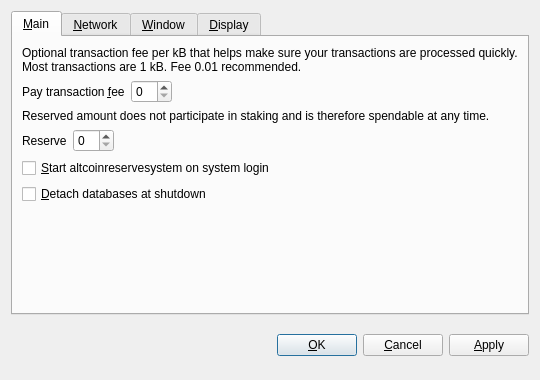
<?xml version="1.0" encoding="UTF-8"?>
<ui version="4.0">
 <class>OptionsDialog</class>
 <widget class="QDialog" name="OptionsDialog">
  <property name="geometry">
   <rect>
    <x>0</x>
    <y>0</y>
    <width>540</width>
    <height>380</height>
   </rect>
  </property>
  <property name="windowTitle">
   <string>Options</string>
  </property>
  <property name="modal">
   <bool>true</bool>
  </property>
  <layout class="QVBoxLayout" name="verticalLayout">
   <item>
    <widget class="QTabWidget" name="tabWidget">
     <property name="tabPosition">
      <enum>QTabWidget::North</enum>
     </property>
     <property name="currentIndex">
      <number>0</number>
     </property>
     <widget class="QWidget" name="tabMain">
      <attribute name="title">
       <string>&amp;Main</string>
      </attribute>
      <layout class="QVBoxLayout" name="verticalLayout_Main">
       <item>
        <widget class="QLabel" name="transactionFeeInfoLabel">
         <property name="text">
          <string>Optional transaction fee per kB that helps make sure your transactions are processed quickly. Most transactions are 1 kB. Fee 0.01 recommended.</string>
         </property>
         <property name="textFormat">
          <enum>Qt::PlainText</enum>
         </property>
         <property name="wordWrap">
          <bool>true</bool>
         </property>
        </widget>
       </item>
       <item>
        <layout class="QHBoxLayout" name="horizontalLayoutFee">
         <item>
          <widget class="QLabel" name="transactionFeeLabel">
           <property name="text">
            <string>Pay transaction &amp;fee</string>
           </property>
           <property name="textFormat">
            <enum>Qt::PlainText</enum>
           </property>
           <property name="buddy">
            <cstring>transactionFee</cstring>
           </property>
          </widget>
         </item>
         <item>
          <widget class="BitcoinAmountField" name="transactionFee"/>
         </item>
         <item>
          <spacer name="horizontalSpacerFee">
           <property name="orientation">
            <enum>Qt::Horizontal</enum>
           </property>
           <property name="sizeHint" stdset="0">
            <size>
             <width>40</width>
             <height>20</height>
            </size>
           </property>
          </spacer>
         </item>
        </layout>
       </item>
       <item>
        <widget class="QLabel" name="reserveBalanceInfoLabel">
         <property name="text">
          <string>Reserved amount does not participate in staking and is therefore spendable at any time.</string>
         </property>
         <property name="textFormat">
          <enum>Qt::PlainText</enum>
         </property>
         <property name="wordWrap">
          <bool>true</bool>
         </property>
        </widget>
       </item>
       <item>
        <layout class="QHBoxLayout" name="horizontalLayoutReserveBalance">
         <item>
          <widget class="QLabel" name="reserveBalanceLabel">
           <property name="text">
            <string>Reserve</string>
           </property>
           <property name="textFormat">
            <enum>Qt::PlainText</enum>
           </property>
           <property name="buddy">
            <cstring>reserveBalance</cstring>
           </property>
          </widget>
         </item>
         <item>
          <widget class="BitcoinAmountField" name="reserveBalance"/>
         </item>
         <item>
          <spacer name="horizontalSpacerReserveBalance">
           <property name="orientation">
            <enum>Qt::Horizontal</enum>
           </property>
           <property name="sizeHint" stdset="0">
            <size>
             <width>40</width>
             <height>20</height>
            </size>
           </property>
          </spacer>
         </item>
        </layout>
       </item>
       <item>
        <widget class="QCheckBox" name="bitcoinAtStartup">
         <property name="toolTip">
          <string>Automatically start altcoinreservesystem after logging in to the system.</string>
         </property>
         <property name="text">
          <string>&amp;Start altcoinreservesystem on system login</string>
         </property>
        </widget>
       </item>
       <item>
        <widget class="QCheckBox" name="detachDatabases">
         <property name="toolTip">
          <string>Detach block and address databases at shutdown. This means they can be moved to another data directory, but it slows down shutdown. The wallet is always detached.</string>
         </property>
         <property name="text">
          <string>&amp;Detach databases at shutdown</string>
         </property>
        </widget>
       </item>
       <item>
        <spacer name="verticalSpacer_Main">
         <property name="orientation">
          <enum>Qt::Vertical</enum>
         </property>
         <property name="sizeHint" stdset="0">
          <size>
           <width>20</width>
           <height>40</height>
          </size>
         </property>
        </spacer>
       </item>
      </layout>
     </widget>
     <widget class="QWidget" name="tabNetwork">
      <attribute name="title">
       <string>&amp;Network</string>
      </attribute>
      <layout class="QVBoxLayout" name="verticalLayout_Network">
       <item>
        <widget class="QCheckBox" name="mapPortUpnp">
         <property name="toolTip">
          <string>Automatically open the altcoinreservesystem client port on the router. This only works when your router supports UPnP and it is enabled.</string>
         </property>
         <property name="text">
          <string>Map port using &amp;UPnP</string>
         </property>
        </widget>
       </item>
       <item>
        <widget class="QCheckBox" name="connectSocks">
         <property name="toolTip">
          <string>Connect to the altcoinreservesystem network through a SOCKS proxy (e.g. when connecting through Tor).</string>
         </property>
         <property name="text">
          <string>&amp;Connect through SOCKS proxy:</string>
         </property>
        </widget>
       </item>
       <item>
        <layout class="QHBoxLayout" name="horizontalLayout_Network">
         <item>
          <widget class="QLabel" name="proxyIpLabel">
           <property name="text">
            <string>Proxy &amp;IP:</string>
           </property>
           <property name="textFormat">
            <enum>Qt::PlainText</enum>
           </property>
           <property name="buddy">
            <cstring>proxyIp</cstring>
           </property>
          </widget>
         </item>
         <item>
          <widget class="QValidatedLineEdit" name="proxyIp">
           <property name="maximumSize">
            <size>
             <width>140</width>
             <height>16777215</height>
            </size>
           </property>
           <property name="toolTip">
            <string>IP address of the proxy (e.g. 127.0.0.1)</string>
           </property>
          </widget>
         </item>
         <item>
          <widget class="QLabel" name="proxyPortLabel">
           <property name="text">
            <string>&amp;Port:</string>
           </property>
           <property name="textFormat">
            <enum>Qt::PlainText</enum>
           </property>
           <property name="buddy">
            <cstring>proxyPort</cstring>
           </property>
          </widget>
         </item>
         <item>
          <widget class="QLineEdit" name="proxyPort">
           <property name="maximumSize">
            <size>
             <width>55</width>
             <height>16777215</height>
            </size>
           </property>
           <property name="toolTip">
            <string>Port of the proxy (e.g. 9050)</string>
           </property>
          </widget>
         </item>
         <item>
          <widget class="QLabel" name="socksVersionLabel">
           <property name="text">
            <string>SOCKS &amp;Version:</string>
           </property>
           <property name="textFormat">
            <enum>Qt::PlainText</enum>
           </property>
           <property name="buddy">
            <cstring>socksVersion</cstring>
           </property>
          </widget>
         </item>
         <item>
          <widget class="QValueComboBox" name="socksVersion">
           <property name="toolTip">
            <string>SOCKS version of the proxy (e.g. 5)</string>
           </property>
          </widget>
         </item>
         <item>
          <spacer name="horizontalSpacer_Network">
           <property name="orientation">
            <enum>Qt::Horizontal</enum>
           </property>
           <property name="sizeHint" stdset="0">
            <size>
             <width>40</width>
             <height>20</height>
            </size>
           </property>
          </spacer>
         </item>
        </layout>
       </item>
       <item>
        <spacer name="verticalSpacer_Network">
         <property name="orientation">
          <enum>Qt::Vertical</enum>
         </property>
         <property name="sizeHint" stdset="0">
          <size>
           <width>20</width>
           <height>40</height>
          </size>
         </property>
        </spacer>
       </item>
      </layout>
     </widget>
     <widget class="QWidget" name="tabWindow">
      <attribute name="title">
       <string>&amp;Window</string>
      </attribute>
      <layout class="QVBoxLayout" name="verticalLayout_Window">
       <item>
        <widget class="QCheckBox" name="minimizeToTray">
         <property name="toolTip">
          <string>Show only a tray icon after minimizing the window.</string>
         </property>
         <property name="text">
          <string>&amp;Minimize to the tray instead of the taskbar</string>
         </property>
        </widget>
       </item>
       <item>
        <widget class="QCheckBox" name="minimizeOnClose">
         <property name="toolTip">
          <string>Minimize instead of exit the application when the window is closed. When this option is enabled, the application will be closed only after selecting Quit in the menu.</string>
         </property>
         <property name="text">
          <string>M&amp;inimize on close</string>
         </property>
        </widget>
       </item>
       <item>
        <spacer name="verticalSpacer_Window">
         <property name="orientation">
          <enum>Qt::Vertical</enum>
         </property>
         <property name="sizeHint" stdset="0">
          <size>
           <width>20</width>
           <height>40</height>
          </size>
         </property>
        </spacer>
       </item>
      </layout>
     </widget>
     <widget class="QWidget" name="tabDisplay">
      <attribute name="title">
       <string>&amp;Display</string>
      </attribute>
      <layout class="QVBoxLayout" name="verticalLayout_Display">
       <item>
        <layout class="QHBoxLayout" name="horizontalLayout_1_Display">
         <item>
          <widget class="QLabel" name="langLabel">
           <property name="text">
            <string>User Interface &amp;language:</string>
           </property>
           <property name="textFormat">
            <enum>Qt::PlainText</enum>
           </property>
           <property name="buddy">
            <cstring>lang</cstring>
           </property>
          </widget>
         </item>
         <item>
          <widget class="QValueComboBox" name="lang">
           <property name="toolTip">
            <string>The user interface language can be set here. This setting will take effect after restarting altcoinreservesystem.</string>
           </property>
          </widget>
         </item>
        </layout>
       </item>
       <item>
        <layout class="QHBoxLayout" name="horizontalLayout_2_Display">
         <item>
          <widget class="QLabel" name="unitLabel">
           <property name="text">
            <string>&amp;Unit to show amounts in:</string>
           </property>
           <property name="textFormat">
            <enum>Qt::PlainText</enum>
           </property>
           <property name="buddy">
            <cstring>unit</cstring>
           </property>
          </widget>
         </item>
         <item>
          <widget class="QValueComboBox" name="unit">
           <property name="toolTip">
            <string>Choose the default subdivision unit to show in the interface and when sending coins.</string>
           </property>
          </widget>
         </item>
        </layout>
       </item>
       <item>
        <widget class="QCheckBox" name="displayAddresses">
         <property name="toolTip">
          <string>Whether to show altcoinreservesystem addresses in the transaction list or not.</string>
         </property>
         <property name="text">
          <string>&amp;Display addresses in transaction list</string>
         </property>
        </widget>
       </item>
       <item>
        <widget class="QCheckBox" name="coinControlFeatures">
         <property name="toolTip">
          <string>Whether to show coin control features or not.</string>
         </property>
         <property name="text">
          <string>Display coin &amp;control features (experts only!)</string>
         </property>
        </widget>
       </item>
       <item>
        <spacer name="verticalSpacer_Display">
         <property name="orientation">
          <enum>Qt::Vertical</enum>
         </property>
         <property name="sizeHint" stdset="0">
          <size>
           <width>20</width>
           <height>40</height>
          </size>
         </property>
        </spacer>
       </item>
      </layout>
     </widget>
    </widget>
   </item>
   <item>
    <layout class="QHBoxLayout" name="horizontalLayout_Buttons">
     <item>
      <spacer name="horizontalSpacer_1">
       <property name="orientation">
        <enum>Qt::Horizontal</enum>
       </property>
       <property name="sizeHint" stdset="0">
        <size>
         <width>40</width>
         <height>48</height>
        </size>
       </property>
      </spacer>
     </item>
     <item>
      <widget class="QLabel" name="statusLabel">
       <property name="font">
        <font>
         <weight>75</weight>
         <bold>true</bold>
        </font>
       </property>
       <property name="text">
        <string/>
       </property>
       <property name="textFormat">
        <enum>Qt::PlainText</enum>
       </property>
       <property name="wordWrap">
        <bool>true</bool>
       </property>
      </widget>
     </item>
     <item>
      <spacer name="horizontalSpacer_2">
       <property name="orientation">
        <enum>Qt::Horizontal</enum>
       </property>
       <property name="sizeHint" stdset="0">
        <size>
         <width>40</width>
         <height>48</height>
        </size>
       </property>
      </spacer>
     </item>
     <item>
      <widget class="QPushButton" name="okButton">
       <property name="text">
        <string>&amp;OK</string>
       </property>
      </widget>
     </item>
     <item>
      <widget class="QPushButton" name="cancelButton">
       <property name="text">
        <string>&amp;Cancel</string>
       </property>
       <property name="autoDefault">
        <bool>false</bool>
       </property>
      </widget>
     </item>
     <item>
      <widget class="QPushButton" name="applyButton">
       <property name="text">
        <string>&amp;Apply</string>
       </property>
       <property name="autoDefault">
        <bool>false</bool>
       </property>
      </widget>
     </item>
    </layout>
   </item>
  </layout>
 </widget>
 <customwidgets>
  <customwidget>
   <class>BitcoinAmountField</class>
   <extends>QSpinBox</extends>
   <header>bitcoinamountfield.h</header>
  </customwidget>
  <customwidget>
   <class>QValueComboBox</class>
   <extends>QComboBox</extends>
   <header>qvaluecombobox.h</header>
  </customwidget>
  <customwidget>
   <class>QValidatedLineEdit</class>
   <extends>QLineEdit</extends>
   <header>qvalidatedlineedit.h</header>
  </customwidget>
 </customwidgets>
 <resources/>
 <connections/>
</ui>
